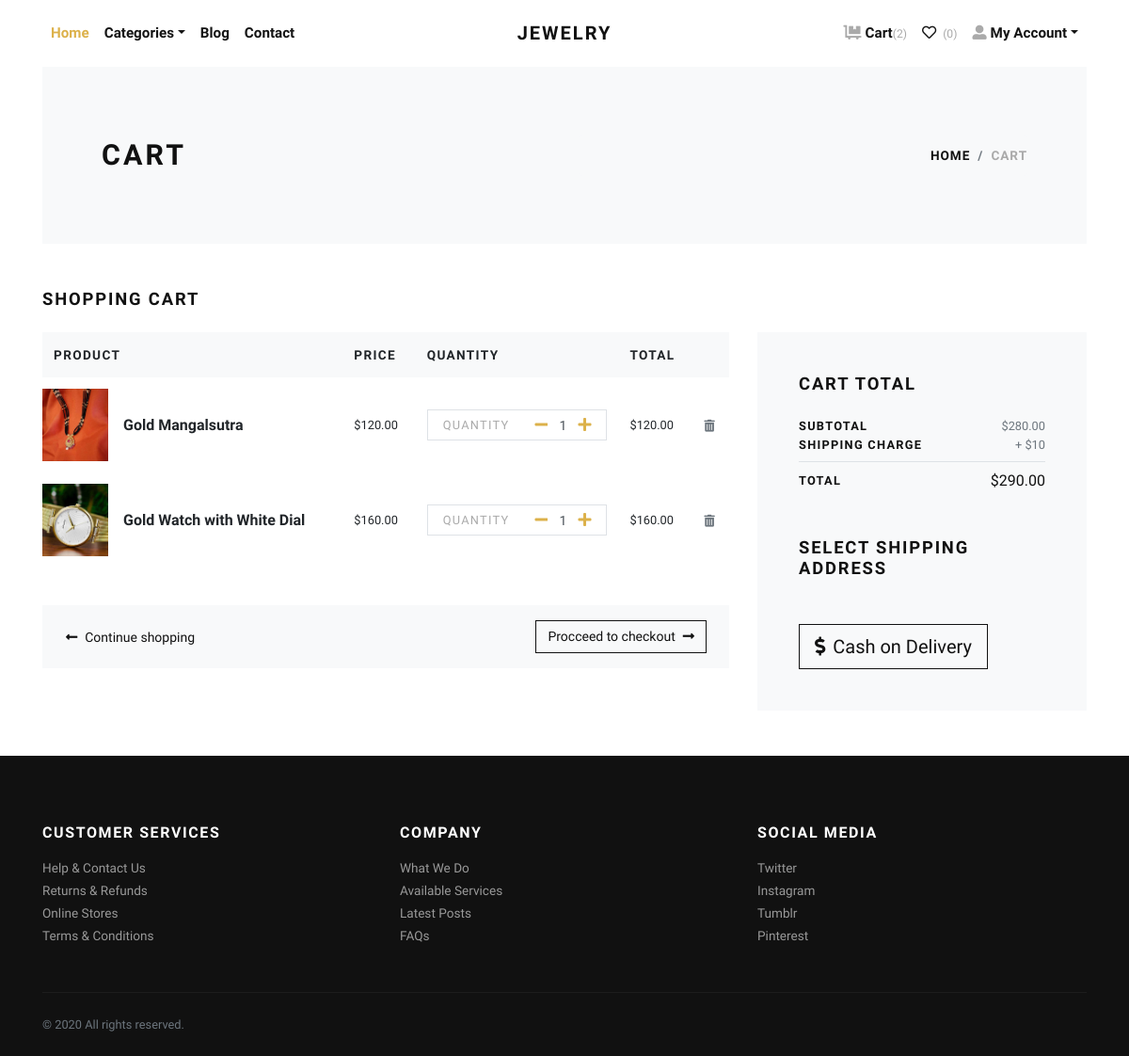
/cart/ (signed in), run on an earlier commit of the app's database.
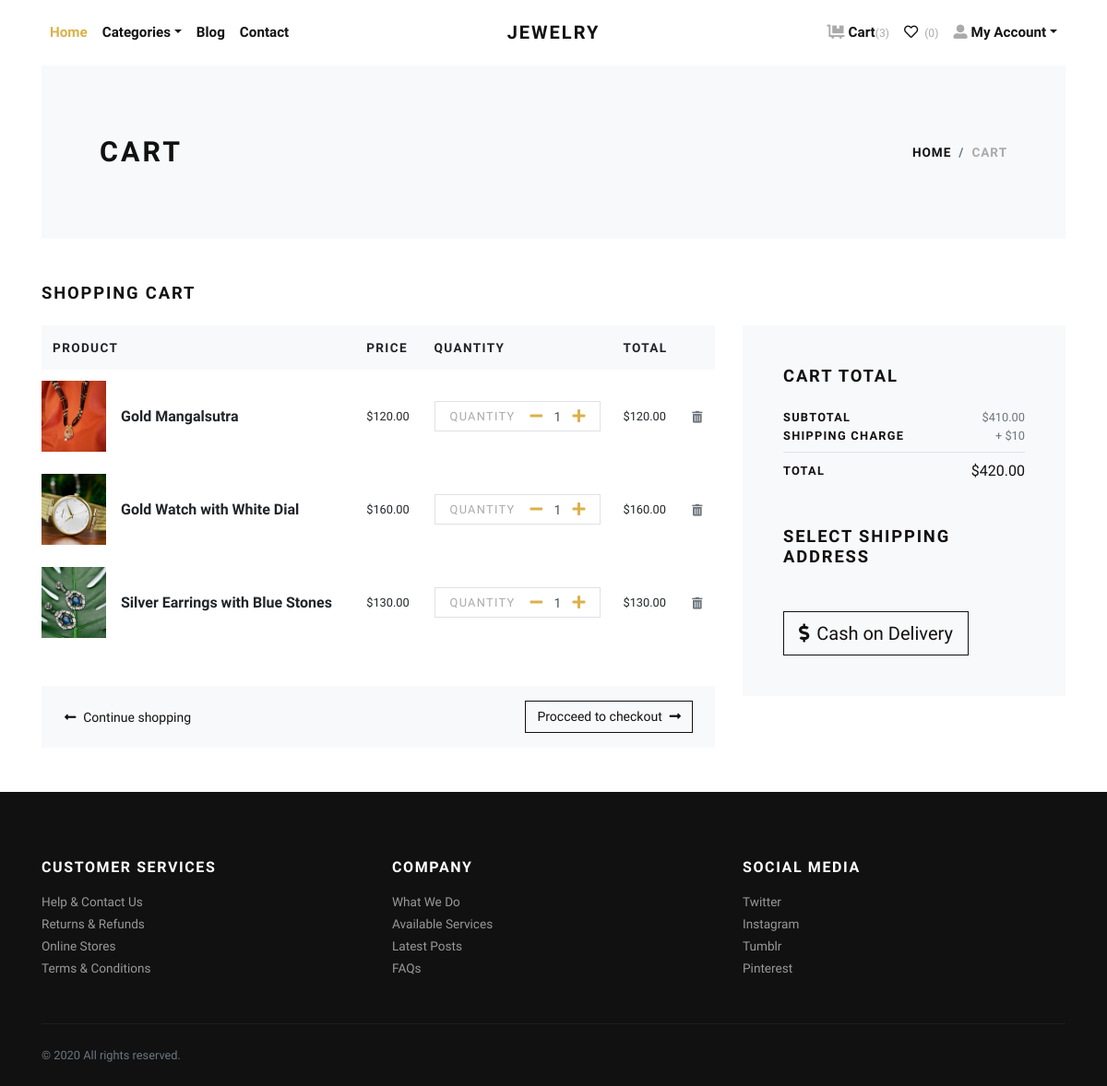
And on a later commit of the database.
### cart/models.py (models this page shows, shortened)
class Cart(models.Model):
    user = models.ForeignKey(User, verbose_name="User", on_delete=models.CASCADE)
    product = models.ForeignKey(Product, verbose_name="Product", on_delete=models.CASCADE)
    quantity = models.PositiveIntegerField(default=1, verbose_name="Quantity")
    @property
    def total_price(self):
        return self.quantity * self.product.price

### products/models.py (models this page shows, shortened)
class Product(models.Model):
    title = models.CharField(max_length=150, verbose_name="Product Title")
    slug = models.SlugField(max_length=160, verbose_name="Product Slug")
    desc = models.TextField(verbose_name="Product Description")
    product_image = models.ImageField(upload_to='products', blank=True, null=True, verbose_name="Product Image",
                                      default="products/default_image.img")
    price = models.DecimalField(max_digits=8, decimal_places=2)
    category = models.ForeignKey(Category, verbose_name="Product Category", on_delete=models.CASCADE)
    is_active = models.BooleanField(verbose_name="Is Active?")
    def get_url(self):
        return reverse("product-detail", args=[self.category.slug, self.slug])

### cart/views.py (the view)
# urls.py: path('', views.cart, name='cart'),
@login_required
def cart(request):
    user = request.user
    cart_products = Cart.objects.filter(user=user)
    amount = decimal.Decimal(0)
    shipping_amount = decimal.Decimal(10)
    cp = [p for p in Cart.objects.all() if p.user == user]
    if cp:
        for p in cp:
            temp_amount = (p.quantity * p.product.price)
            amount += temp_amount
    context = {
        'cart_products': cart_products,
        'amount': amount,
        'shipping_amount': shipping_amount,
        'total_amount': amount + shipping_amount,
    }
    return render(request, 'store/cart.html', context)

### cart/context_preprocessors.py (called while the page is built)
def cart_menu(request):
    if request.user.is_authenticated:
        cart_items = Cart.objects.filter(user=request.user)
        context = {
            'cart_items': cart_items,
        }
    else:
        context = {}
    return context

### products/context_preprocessors.py (called while the page is built)
def store_menu(request):
    categories = Category.objects.all()
    context = {
        'categories_menu': categories,
    }
    return context

### templates/store/cart.html (shortened to what the changed rows need)
{% extends 'base.html' %}
{% load static %}
{% load humanize %}
    {% block content %}
      <div class="container">
        <section class="py-5 bg-light">
          <div class="container">
            <div class="row px-4 px-lg-5 py-lg-4 align-items-center">
              <div class="col-lg-6">
                <h1 class="h2 text-uppercase mb-0">Cart</h1>
              </div>
            </div>
          </div>
        </section>
        {% if cart_products %}
        <section class="py-5">
          <h2 class="h5 text-uppercase mb-4">Shopping cart</h2>
          <div class="row">
            <div class="col-lg-8 mb-4 mb-lg-0">
              <div class="table-responsive mb-4">
                <table class="table">
                  <thead class="bg-light">
                    <tr>
                      <th class="border-0" scope="col"> <strong class="text-small text-uppercase">Product</strong></th>
                      <th class="border-0" scope="col"> <strong class="text-small text-uppercase">Price</strong></th>
                      <th class="border-0" scope="col"> <strong class="text-small text-uppercase">Quantity</strong></th>
                      <th class="border-0" scope="col"> <strong class="text-small text-uppercase">Total</strong></th>
                      <th class="border-0" scope="col"> </th>
                    </tr>
                  </thead>
                  <tbody>
                    {% for cart_product in cart_products %}
                    <tr>
                      <th class="pl-0 border-0" scope="row">
                        <div class="media align-items-center">
                          {% if cart_product.product.product_image %}
                            <a class="reset-anchor d-block animsition-link" href="{{ cart_product.product.get_url }}"><img src="{{cart_product.product.product_image.url}}" alt="{{cart_product.product.title}}" width="70"/></a>
                          {% else %}
                            <a class="reset-anchor d-block animsition-link" href="{% url 'product-detail' cart_product.product.slug %}"><img src="{% static 'img/product-detail-3.jpg' %}" alt="{{cart_product.product.title}}" width="70"/></a>
                          {% endif %}
                          <div class="media-body ml-3"><strong class="h6"><a class="reset-anchor animsition-link" href="{{ cart_product.product.get_url }}">{{cart_product.product.title}}</a></strong></div>
                        </div>
                      </th>
                      <td class="align-middle border-0">
                        <p class="mb-0 small">${{cart_product.product.price}}</p>
                      </td>
                      <td class="align-middle border-0">
                        <div class="border d-flex align-items-center justify-content-between px-3"><span class="small text-uppercase text-gray headings-font-family">Quantity</span>
                          <div class="quantity">
                            <a href="{% url 'cart:minus-cart' cart_product.id %}" class="dec-btn p-0 ml-2"><i class="fas fa-minus"></i></a>
                            <input class="form-control form-control-sm border-0 shadow-0 p-0" type="text" value="{{cart_product.quantity}}"/>
                            <a href="{% url 'cart:plus-cart' cart_product.id %}" class="inc-btn p-0"><i class="fas fa-plus"></i></a>
                          </div>
                        </div>
                      </td>
                      <td class="align-middle border-0">
                        <p class="mb-0 small">${{cart_product.total_price|intcomma}}</p>
                      </td>
                      <td class="align-middle border-0"><a class="reset-anchor" href="{% url 'cart:remove-cart' cart_product.id %}"><i class="fas fa-trash-alt small text-muted"></i></a></td>
                    </tr>
                    {% endfor %}
                  </tbody>
                </table>
              </div>
              <div class="bg-light px-4 py-3">
                <div class="row align-items-center text-center">
                  <div class="col-md-6 mb-3 mb-md-0 text-md-left"><a class="btn btn-link p-0 text-dark btn-sm" href="{% url 'home' %}"><i class="fas fa-long-arrow-alt-left mr-2"> </i>Continue shopping</a></div>
                  <div class="col-md-6 text-md-right"><a class="btn btn-outline-dark btn-sm" href="">Procceed to checkout<i class="fas fa-long-arrow-alt-right ml-2"></i></a></div>
                </div>
              </div>
            </div>
            <div class="col-lg-4">
              <div class="card border-0 rounded-0 p-lg-4 bg-light">
                <div class="card-body">
                  <h5 class="text-uppercase mb-4">Cart total</h5>
                  <ul class="list-unstyled mb-0">
                    <li class="d-flex align-items-center justify-content-between"><strong class="text-uppercase small font-weight-bold">Subtotal</strong><span class="text-muted small">${{amount|intcomma}}</span></li>
                    <li class="d-flex align-items-center justify-content-between"><strong class="text-uppercase small font-weight-bold">Shipping Charge</strong><span class="text-muted small">+ ${{shipping_amount}}</span></li>
                    <li class="border-bottom my-2"></li>
                    <li class="d-flex align-items-center justify-content-between mb-4"><strong class="text-uppercase small font-weight-bold">Total</strong><span>${{total_amount|intcomma}}</span></li>
                  </ul>
                  <h5 class="text-uppercase my-5">Select Shipping Address</h5>
                  <form action="" id="myform">
                    <button type="submit" class="btn btn-dark btn-lg btn-outline-dark" type="submit"> <i class="fas fa-dollar-sign mr-2"></i>Cash on Delivery</button>
                  </form>
                </div>
              </div>
            </div>
          </div>
        </section>
        {% else %}
          <div class="text-center py-5">
            <h3 class="mb-3">Your cart is empty.</h3>
            <a href="{% url 'home' %}"><i class="fas fa-long-arrow-alt-left mr-2"> </i>Continue shopping</a>
          </div>
        {% endif %}
      </div>
      {% endblock content %}

What changed in the data, as far as the page shows it:
added Cart: product.product_image (picture), product "Silver Earrings with Blue Stones", product.price "130.00", quantity "1", total_price "130.00"
Also different on the page:
{{ cart_items.count }}: "2" → "3"
{{ amount|intcomma }}: "280.00" → "410.00"
{{ total_amount|intcomma }}: "290.00" → "420.00"
